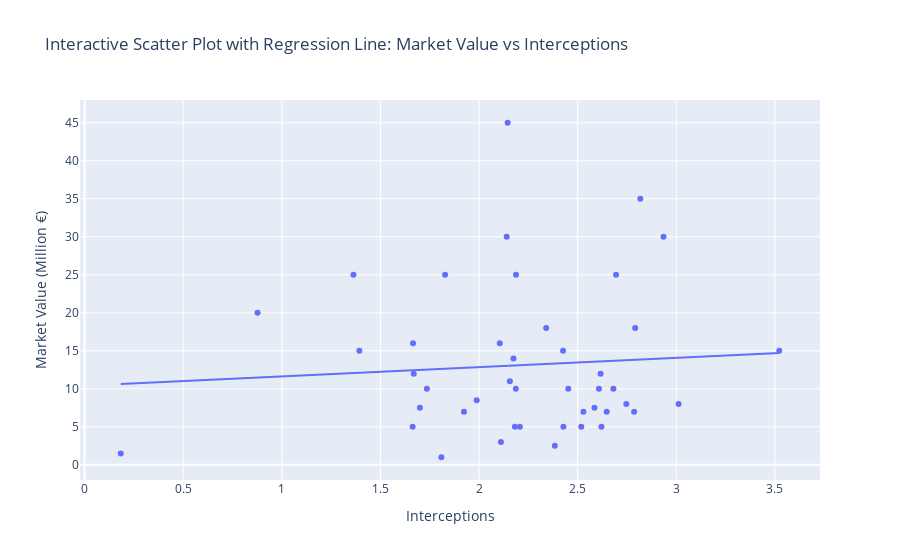

Notebook cell for this chart:
### Code cell
# filter certain positions
df_defender = combined_df[combined_df["Position"].isin(defender_pos)]

import plotly.express as px

fig = px.scatter(df_defender, x="Interceptions", y="Market Value (m€)", 
                 hover_data=["Player Name"], 
                 trendline="ols",  # Ordinary Least Squares regression
                 title="Interactive Scatter Plot with Regression Line: Market Value vs Interceptions",
                 labels={"Interceptions": "Interceptions", "Market Value (m€)": "Market Value (Million €)"})

fig.show()

### Figure 1 — Plotly figure (JSON) as saved in the notebook; plotly's stock layout.template omitted (floating-point values rounded to 4 significant figures)
{"data": [{"customdata": [["Virgil van Dijk"], ["Aymeric Laporte"], ["Kyle Walker"], ["Nemanja Matic"], ["Leonardo Bonucci"], ["Davinson Sánchez"], ["Tiemoué Bakayoko"], ["Antonio Rüdiger"], ["Milan Skriniar"], ["Alessandro Bastoni"], ["Michael Keane"], ["Mamadou Sakho"], ["Serge Aurier"], ["Andrea Conti"], ["Hakan Çalhanoğlu"], ["Nathan Aké"], ["Manuel Akanji"], ["Niklas Süle"], ["Kevin Wimmer"], ["Mateo Musacchio"], ["Panagiotis Retsos"], ["Mario Lemina"], ["Matthias Ginter"], ["John Anthony Brooks"], ["Marten de Roon"], ["Yuri Berchiche"], ["Wesley Hoedt"], ["Terence Kongolo"], ["Francis Coquelin"], ["Harry Maguire"], ["Sven Bender"], ["Ömer Toprak"], ["Mattia De Sciglio"], ["Luiz Gustavo"], ["Florian Lejeune"], ["Jack Cork"], ["Andrew Robertson"], ["Jairo Riedewald"], ["Kévin Malcuit"], ["Nicola Murru"], ["Håvard Nordtveit"], ["Bruno Martins Indi"], ["Kieran Gibbs"], ["Filippo Romagna"]], "hovertemplate": "Interceptions=%{x}<br>Market Value (Million €)=%{y}<br>Player Name=%{customdata[0]}<extra></extra>", "legendgroup": "", "marker": {"color": "#636efa", "symbol": "circle"}, "mode": "markers", "name": "", "orientation": "v", "showlegend": false, "type": "scatter", "x": [2.935, 2.695, 2.14, 2.818, 2.145, 1.828, 1.665, 1.363, 2.647, 0.1833, 2.791, 3.522, 2.426, 1.736, 0.8769, 2.747, 2.207, 2.187, 2.786, 2.34, 2.182, 1.7, 1.393, 2.174, 2.608, 2.186, 2.585, 2.452, 2.616, 3.012, 2.529, 2.105, 1.988, 1.669, 2.621, 2.518, 1.923, 1.663, 2.111, 2.384, 2.428, 2.156, 2.681, 1.809], "xaxis": "x", "y": [30, 25, 30, 35, 45, 25, 16, 25, 7, 1.5, 18, 15, 15, 10, 20, 8, 5, 25, 7, 18, 5, 7.5, 15, 14, 10, 10, 7.5, 10, 12, 8, 7, 16, 8.5, 12, 5, 5, 7, 5, 3, 2.5, 5, 11, 10, 1], "yaxis": "y"}, {"hovertemplate": "<b>OLS trendline</b><br>Market Value (m€) = 1.22854 * Interceptions + 10.4018<br>R<sup>2</sup>=0.005681<br><br>Interceptions=%{x}<br>Market Value (Million €)=%{y} <b>(trend)</b><extra></extra>", "legendgroup": "", "marker": {"color": "#636efa", "symbol": "circle"}, "mode": "lines", "name": "", "showlegend": false, "type": "scatter", "x": [0.1833, 0.8769, 1.363, 1.393, 1.663, 1.665, 1.669, 1.7, 1.736, 1.809, 1.828, 1.923, 1.988, 2.105, 2.111, 2.14, 2.145, 2.156, 2.174, 2.182, 2.186, 2.187, 2.207, 2.34, 2.384, 2.426, 2.428, 2.452, 2.518, 2.529, 2.585, 2.608, 2.616, 2.621, 2.647, 2.681, 2.695, 2.747, 2.786, 2.791, 2.818, 2.935, 3.012, 3.522], "xaxis": "x", "y": [10.63, 11.48, 12.08, 12.11, 12.45, 12.45, 12.45, 12.49, 12.53, 12.62, 12.65, 12.76, 12.84, 12.99, 13.0, 13.03, 13.04, 13.05, 13.07, 13.08, 13.09, 13.09, 13.11, 13.28, 13.33, 13.38, 13.38, 13.41, 13.5, 13.51, 13.58, 13.61, 13.62, 13.62, 13.65, 13.7, 13.71, 13.78, 13.82, 13.83, 13.86, 14.01, 14.1, 14.73], "yaxis": "y"}], "layout": {"legend": {"tracegroupgap": 0}, "title": {"text": "Interactive Scatter Plot with Regression Line: Market Value vs Interceptions"}, "xaxis": {"anchor": "y", "domain": [0, 1], "title": {"text": "Interceptions"}}, "yaxis": {"anchor": "x", "domain": [0, 1], "title": {"text": "Market Value (Million €)"}}}}
